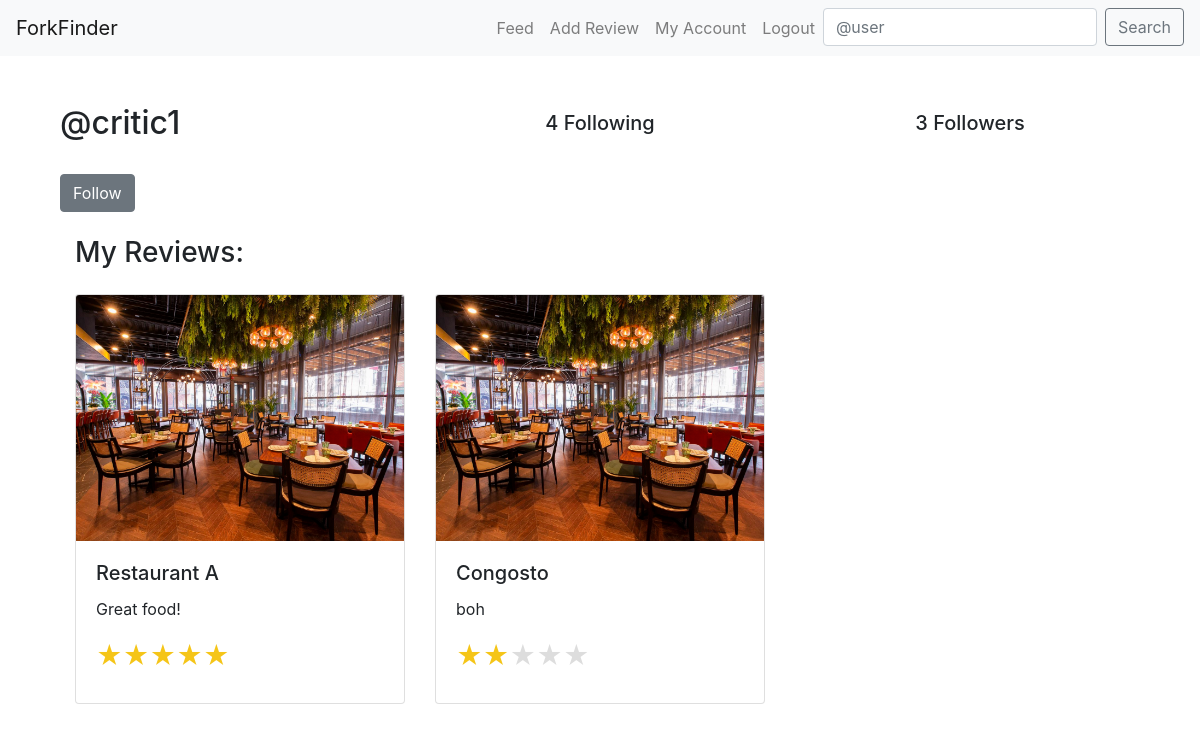
The app's page /profile/31/ with its own data.
### core/models.py (models this page shows, shortened)
class Profile(models.Model):
    USER_TYPE_CHOICES = (
        ('regular', 'Regular User'),
        ('critic', 'Culinary Critic'),
    )
    user = models.OneToOneField(User, on_delete=models.CASCADE)
    user_type = models.CharField(max_length=20, choices=USER_TYPE_CHOICES, default='regular')
    follows = models.ManyToManyField(
        "self",
        related_name="followed_by",
        symmetrical=False,
        blank=True
    )
    latitude = models.DecimalField(max_digits=9, decimal_places=6, null=True, blank=True)
    longitude = models.DecimalField(max_digits=9, decimal_places=6, null=True, blank=True)
    favorite_reviews = models.ManyToManyField('Review', related_name='favorited_by_profiles', blank=True)

class Review(models.Model):
    user = models.ForeignKey(User, related_name="reviews", on_delete=models.CASCADE)
    restaurant = models.ForeignKey(Restaurant, on_delete=models.CASCADE)
    body = models.CharField(max_length=255)
    rating = models.PositiveSmallIntegerField()
    taste_rating = models.PositiveSmallIntegerField(blank=True, null=True)
    presentation_rating = models.PositiveSmallIntegerField(blank=True, null=True)
    service_rating = models.PositiveSmallIntegerField(blank=True, null=True)
    photo = models.ImageField(upload_to='media/review_photos/')
    is_featured = models.BooleanField(default=False)
    created_at = models.DateTimeField(auto_now_add=True)

class Restaurant(models.Model):
    place_id = models.CharField(max_length=255, unique=True)
    name = models.CharField(max_length=60)
    address = models.CharField(max_length=120,blank=True,null=True)
    longitude = models.CharField(max_length=255)
    latitude = models.CharField(max_length=255)

### core/views.py (the view, shortened to what this page needs)
# urls.py: path("profile/<int:pk>/", profile_view, name="profile"),
def profile_view(request,pk):
    profile = Profile.objects.get(pk=pk)
    return render(request, "profile.html", {"profile": profile})

### templates/profile.html (shortened to what this page needs)
{% extends "base.html" %}
{% block content %}
<div class="container">
    <div class="row align-items-center mb-4">
        <div class="col-md-4">
            <h2>@{{ profile.user.username }}</h2>
        </div>
        <div class="col-md-4 text-center">
            <h5>{{ profile.follows.count }} Following</h5>
        </div>
        <div class="col-md-4 text-center">
            <h5>{{ profile.followed_by.count }} Followers</h5>
        </div>
    </div>
    {% if profile.user != request.user %}
        <form method="post" class="mb-4">
            <div class="btn-group" role="group" aria-label="Basic example">
                {% if profile in user.profile.follows.all %}
                    <button type="button" class="btn btn-secondary" disabled>Following</button>
                    <button type="submit" class="btn btn-secondary" name="follow" value="unfollow">Unfollow</button>
                {% else %}
                    <button type="submit" class="btn btn-secondary" name="follow" value="follow">Follow</button>
                {% endif %}
            </div>
        </form>
    {% endif %}
    <div class="tab-content" id="myTabContent" >
        <div class="tab-pane fade show active" id="my-reviews" role="tabpanel" aria-labelledby="my-reviews-tab">
            <div class="container">
                <h3 class="mb-4">My Reviews:</h3>
                <div class="row">
                    {% for review in profile.user.reviews.all %}
                    <div class="col-md-4 mb-3">
                        <div class="card">
                            <img src="{{ review.photo.url }}" class="card-img-top" alt="Restaurant Photo">
                            <div class="card-body">
                                <h5 class="card-title">{{ review.restaurant.name }}</h5>
                                <p class="card-text">{{ review.body }}</p>
                                <p class="card-text">
                                    <small class="text-muted">
                                        <span class="star-rating">
                                            {% for i in "54321" %}
                                                <label style="color: {% if i|add:0 <= review.rating %}#f5c518{% else %}#ddd{% endif %};">&#9733;</label>
                                            {% endfor %}
                                        </span>
                                    </small>
                                </p>
                            </div>
                        </div>
                    </div>
                    {% endfor %}
                </div>
            </div>
        </div>
    </div>
</div>
{% endblock %}

### templates/base.html (style rules this page uses)
.star-rating { display: flex; flex-direction: row-reverse; justify-content: flex-end; }
.star-rating label { font-size: 2em; color: #ddd; cursor: pointer; }

### records on screen
Profile: user.username "critic1", follows.count "4", followed_by.count "3"
Review: photo (picture), restaurant.name "Restaurant A", body "Great food!"
Review: photo (picture), restaurant.name "Congosto", body "boh"
